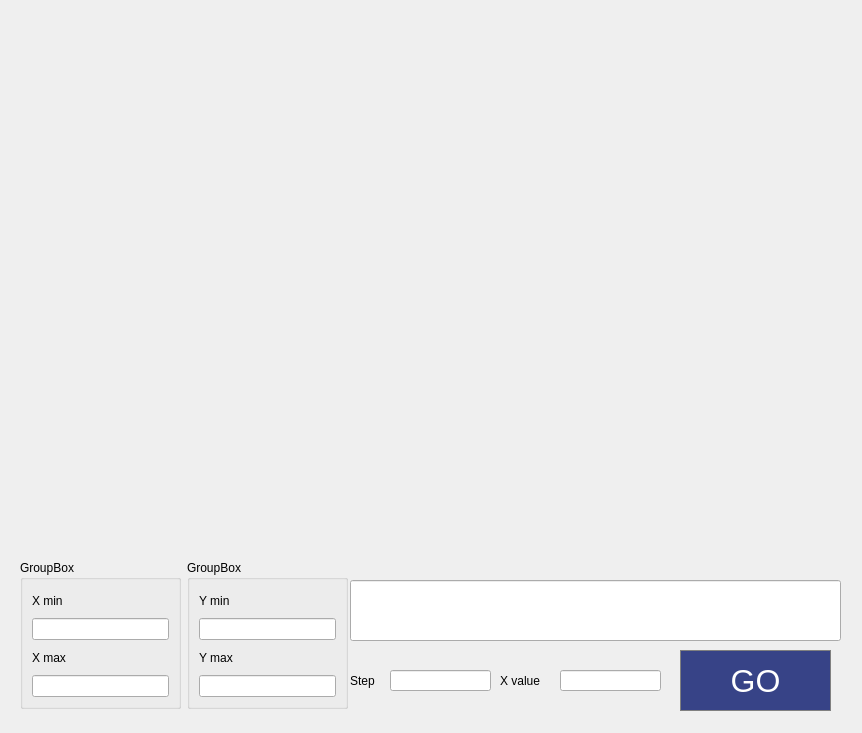
<?xml version="1.0" encoding="UTF-8"?>
<ui version="4.0">
 <class>PLOT</class>
 <widget class="QDialog" name="PLOT">
  <property name="geometry">
   <rect>
    <x>0</x>
    <y>0</y>
    <width>862</width>
    <height>733</height>
   </rect>
  </property>
  <property name="windowTitle">
   <string>Dialog</string>
  </property>
  <widget class="QCustomPlot" name="plot_res" native="true">
   <property name="geometry">
    <rect>
     <x>20</x>
     <y>20</y>
     <width>821</width>
     <height>541</height>
    </rect>
   </property>
  </widget>
  <widget class="QLineEdit" name="expression">
   <property name="geometry">
    <rect>
     <x>350</x>
     <y>580</y>
     <width>491</width>
     <height>61</height>
    </rect>
   </property>
   <property name="font">
    <font>
     <pointsize>14</pointsize>
    </font>
   </property>
  </widget>
  <widget class="QPushButton" name="pushButton_GO_BANK">
   <property name="geometry">
    <rect>
     <x>680</x>
     <y>650</y>
     <width>151</width>
     <height>61</height>
    </rect>
   </property>
   <property name="font">
    <font>
     <pointsize>24</pointsize>
    </font>
   </property>
   <property name="styleSheet">
    <string notr="true">QPushButton {
  background-color: rgb(55, 67, 135);
  color: white; 
  border: 1px solid gray;
}

QPushButton:pressed {
    background-color: qlineargradient(x1: 0, y1: 0, x2: 0, y2: 1,
                                      stop: 0 #001f5f, stop: 1 #0f2056);
}</string>
   </property>
   <property name="text">
    <string>GO</string>
   </property>
  </widget>
  <widget class="QWidget" name="layoutWidget">
   <property name="geometry">
    <rect>
     <x>20</x>
     <y>560</y>
     <width>328</width>
     <height>149</height>
    </rect>
   </property>
   <layout class="QGridLayout" name="gridLayout">
    <item row="0" column="0">
     <widget class="QGroupBox" name="groupBox">
      <property name="title">
       <string>GroupBox</string>
      </property>
      <layout class="QVBoxLayout" name="verticalLayout">
       <item>
        <widget class="QLabel" name="label">
         <property name="text">
          <string>X min</string>
         </property>
        </widget>
       </item>
       <item>
        <widget class="QLineEdit" name="Xmin"/>
       </item>
       <item>
        <widget class="QLabel" name="label_2">
         <property name="text">
          <string>X max</string>
         </property>
        </widget>
       </item>
       <item>
        <widget class="QLineEdit" name="Xmax"/>
       </item>
      </layout>
     </widget>
    </item>
    <item row="0" column="1">
     <widget class="QGroupBox" name="groupBox_2">
      <property name="title">
       <string>GroupBox</string>
      </property>
      <layout class="QVBoxLayout" name="verticalLayout_4">
       <item>
        <widget class="QLabel" name="label_7">
         <property name="text">
          <string>Y min</string>
         </property>
        </widget>
       </item>
       <item>
        <widget class="QLineEdit" name="Ymin"/>
       </item>
       <item>
        <widget class="QLabel" name="label_8">
         <property name="text">
          <string>Y max</string>
         </property>
        </widget>
       </item>
       <item>
        <widget class="QLineEdit" name="Ymax"/>
       </item>
      </layout>
     </widget>
    </item>
   </layout>
  </widget>
  <widget class="QLabel" name="label_3">
   <property name="geometry">
    <rect>
     <x>350</x>
     <y>670</y>
     <width>31</width>
     <height>21</height>
    </rect>
   </property>
   <property name="text">
    <string>Step</string>
   </property>
  </widget>
  <widget class="QLineEdit" name="Step">
   <property name="geometry">
    <rect>
     <x>390</x>
     <y>670</y>
     <width>101</width>
     <height>21</height>
    </rect>
   </property>
  </widget>
  <widget class="QLabel" name="label_4">
   <property name="geometry">
    <rect>
     <x>500</x>
     <y>670</y>
     <width>51</width>
     <height>21</height>
    </rect>
   </property>
   <property name="text">
    <string>X value</string>
   </property>
  </widget>
  <widget class="QLineEdit" name="x_value">
   <property name="geometry">
    <rect>
     <x>560</x>
     <y>670</y>
     <width>101</width>
     <height>21</height>
    </rect>
   </property>
  </widget>
 </widget>
 <customwidgets>
  <customwidget>
   <class>QCustomPlot</class>
   <extends>QWidget</extends>
   <header>qcustomplot.h</header>
   <container>1</container>
  </customwidget>
 </customwidgets>
 <resources/>
 <connections/>
</ui>
